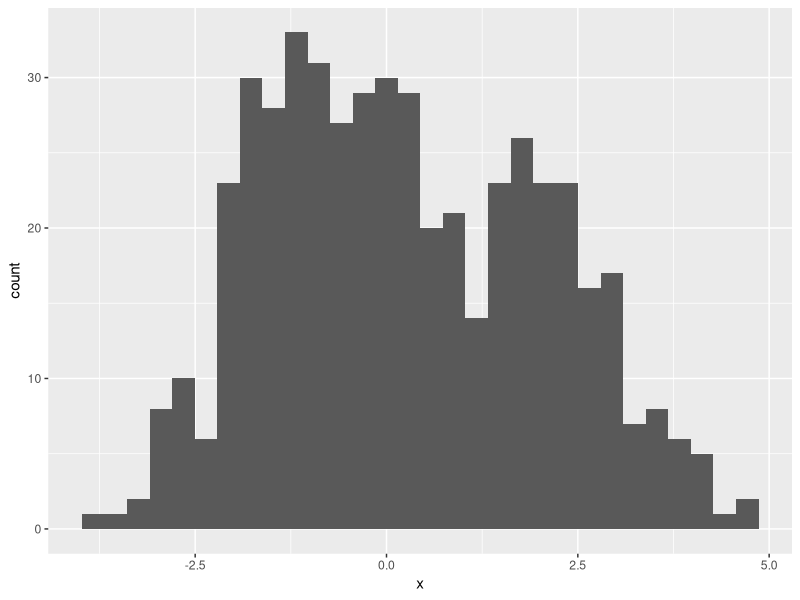
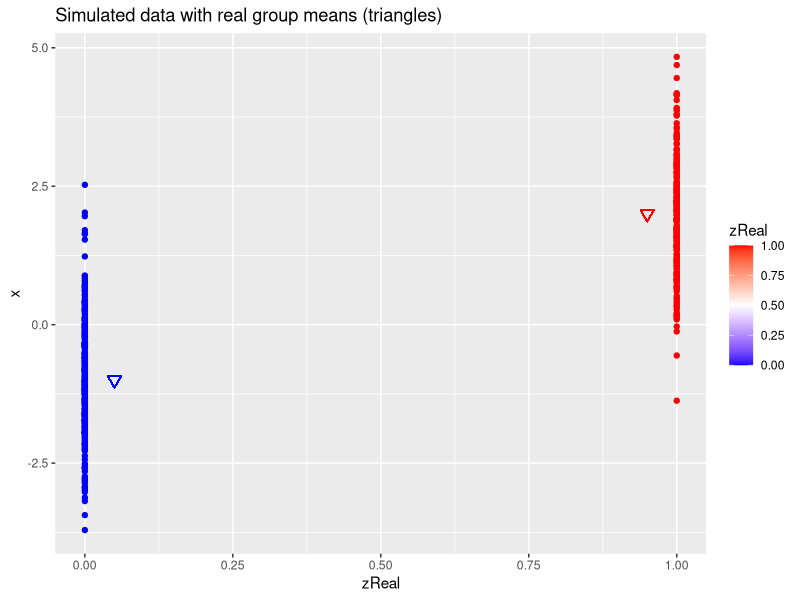
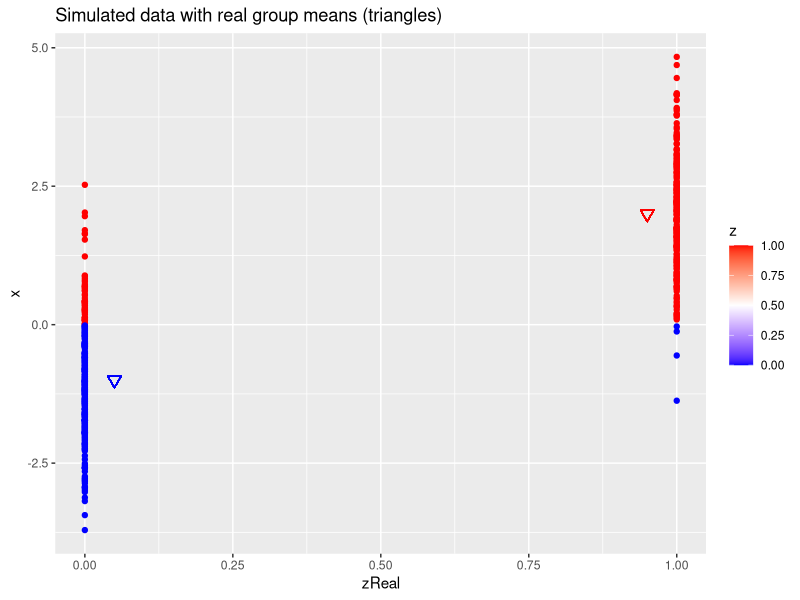
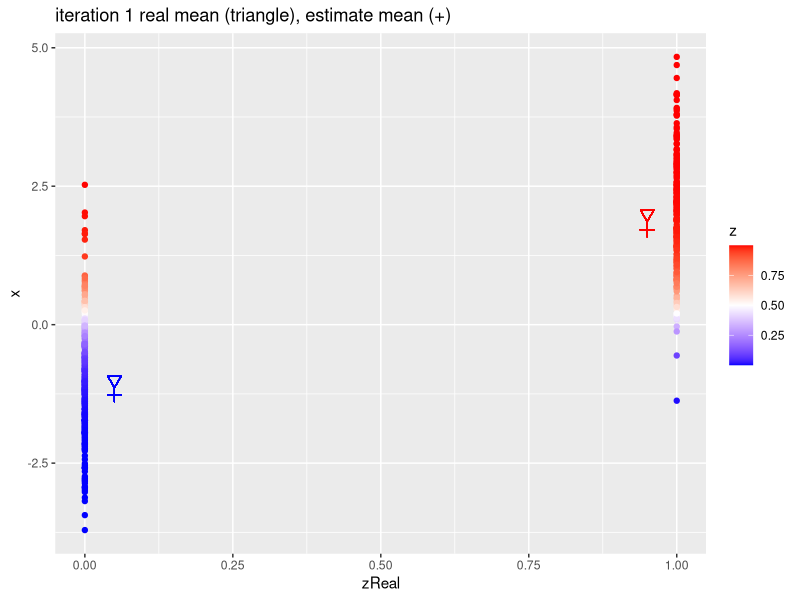
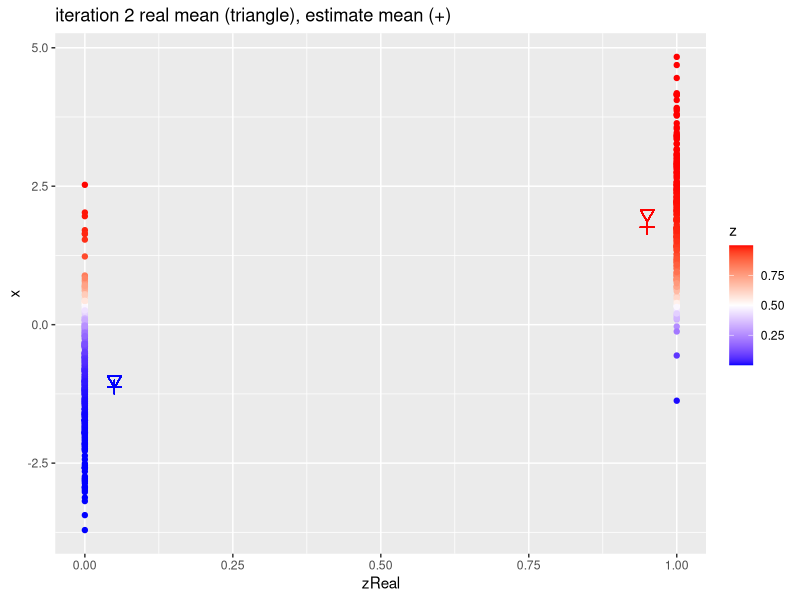
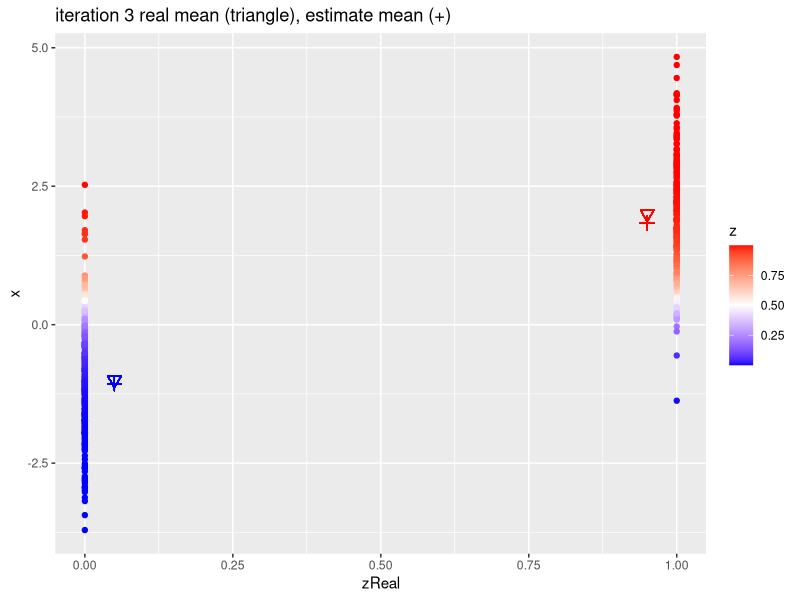
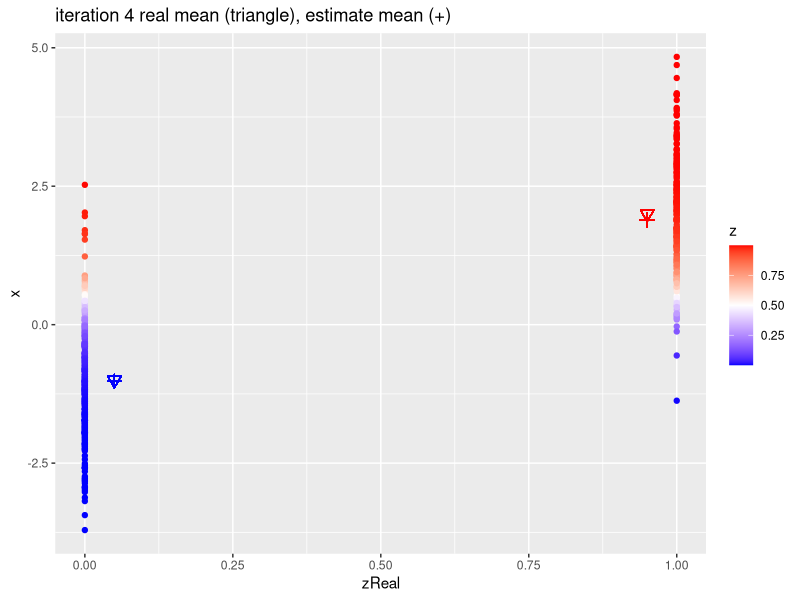
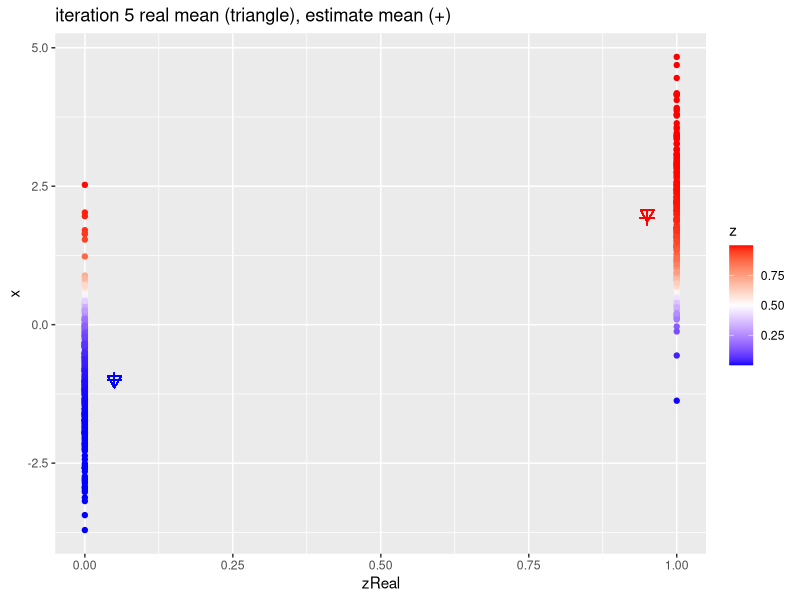

These figures' R source, in order:
## ---- chunk 1

## ---- chunk 2
library(tidyverse)
mu1Real <- 2
mu2Real <- -1
pi1Real = .4
set.seed(114)
zReal <- rbinom(500, size = 1, prob = pi1Real)
x <- ifelse(zReal==1, rnorm(500,mean=mu1Real), rnorm(500, mean=mu2Real))
data.frame(x) %>%
  ggplot(aes(x = x)) +
  geom_histogram()
data.frame(x,zReal) %>%
    ggplot(aes(zReal,x,color=zReal)) +
    geom_point() +
    scale_colour_gradient2(
      low = "blue",
      mid="white",
      high="red",
      midpoint = 0.5) +
      geom_point(x=.95,y=mu1Real, shape=25, col="red", size=3) +
      geom_point(x=0.05,y=mu2Real, shape=25, col="blue", size=3) +
      ggtitle("Simulated data with real group means (triangles)")
## ---- chunk 3
z <- as.double(x > 0)
n <- length(z)

p <- data.frame(x,zReal,z) %>%
  ggplot(aes(zReal,x,color=z)) +
  geom_point() +
  scale_colour_gradient2(
    low = "blue",
    mid="white",
    high="red",
    midpoint = 0.5) +
  geom_point(x=.95,y=mu1Real, shape=25, col="red", size=3) +
  geom_point(x=0.05,y=mu2Real, shape=25, col="blue", size=3) +
  ggtitle("Simulated data with real group means (triangles)")


p
## ---- chunk 4
for (k in 1:10)
{
  ## M-step
  pi1 <- sum(z)/n
  mu1 <- sum(z * x)/sum(z)
  mu2 <- sum((1-z) * x)/sum(1-z)

  ## E-step
  d1 <- dnorm(x,mean=mu1)
  d2 <- dnorm(x,mean=mu2)
  d <- pi1 * d1 + (1-pi1)*d2
  z <- pi1*d1/d
  p <- data.frame(x,zReal,z) %>%
    ggplot(aes(zReal,x,color=z)) +
    geom_point() +
    scale_colour_gradient2(
      low = "blue",
      mid="white",
      high="red",
      midpoint = 0.5) +
      geom_point(x=.95,y=mu1Real, shape=25, col="red", size=3) +
      geom_point(x=0.05,y=mu2Real, shape=25, col="blue", size=3) +
      geom_point(x=.95,y=mu1, shape=3, col="red", size=3) +
      geom_point(x=.05,y=mu2, shape=3, col="blue", size=3) +
      ggtitle(paste0("iteration ",k, " real mean (triangle), estimate mean (+)"))

  print(p)
}
## ---- chunk 5
zInit <- as.double(x > 0)
mu1Init <- sum(zInit*x)/sum(zInit)
mu2Init <- sum((1-zInit)*x)/sum((1-zInit))
pi1Init <- mean(zInit)

knitr::kable(data.frame(
  parameter = c("mu1", "mu2", "pi1"),
  population = c(mu1Real, mu2Real, pi1Real),
  initial = c(mu1Init, mu2Init, pi1Init) %>% round(3),
  estimate = c(mu1, mu2, pi1) %>% round(3)
  )
  )
## ---- chunk 6

